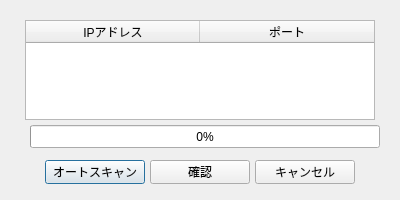
<?xml version="1.0" encoding="UTF-8"?>
<ui version="4.0">
 <class>AutoScan</class>
 <widget class="QDialog" name="AutoScan">
  <property name="geometry">
   <rect>
    <x>0</x>
    <y>0</y>
    <width>400</width>
    <height>200</height>
   </rect>
  </property>
  <property name="windowTitle">
   <string>オートスキャン</string>
  </property>
  <property name="windowIcon">
   <iconset>
    <normaloff>:/images/images/radar.png</normaloff>:/images/images/radar.png</iconset>
  </property>
  <widget class="QTableWidget" name="tableWidget">
   <property name="geometry">
    <rect>
     <x>25</x>
     <y>20</y>
     <width>350</width>
     <height>100</height>
    </rect>
   </property>
   <attribute name="horizontalHeaderCascadingSectionResizes">
    <bool>true</bool>
   </attribute>
   <attribute name="horizontalHeaderDefaultSectionSize">
    <number>174</number>
   </attribute>
   <attribute name="horizontalHeaderHighlightSections">
    <bool>true</bool>
   </attribute>
   <column>
    <property name="text">
     <string>IPアドレス</string>
    </property>
   </column>
   <column>
    <property name="text">
     <string>ポート</string>
    </property>
   </column>
  </widget>
  <widget class="QProgressBar" name="progressBar">
   <property name="geometry">
    <rect>
     <x>30</x>
     <y>125</y>
     <width>350</width>
     <height>23</height>
    </rect>
   </property>
   <property name="value">
    <number>0</number>
   </property>
  </widget>
  <widget class="QPushButton" name="pushButton">
   <property name="geometry">
    <rect>
     <x>45</x>
     <y>160</y>
     <width>100</width>
     <height>24</height>
    </rect>
   </property>
   <property name="text">
    <string>オートスキャン</string>
   </property>
  </widget>
  <widget class="QPushButton" name="pushButton_2">
   <property name="geometry">
    <rect>
     <x>150</x>
     <y>160</y>
     <width>100</width>
     <height>24</height>
    </rect>
   </property>
   <property name="text">
    <string>確認</string>
   </property>
  </widget>
  <widget class="QPushButton" name="pushButton_3">
   <property name="geometry">
    <rect>
     <x>255</x>
     <y>160</y>
     <width>100</width>
     <height>24</height>
    </rect>
   </property>
   <property name="text">
    <string>キャンセル</string>
   </property>
  </widget>
 </widget>
 <resources>
  <include location="resources.qrc"/>
 </resources>
 <connections>
  <connection>
   <sender>pushButton_3</sender>
   <signal>clicked()</signal>
   <receiver>AutoScan</receiver>
   <slot>reject()</slot>
   <hints>
    <hint type="sourcelabel">
     <x>299</x>
     <y>170</y>
    </hint>
    <hint type="destinationlabel">
     <x>376</x>
     <y>169</y>
    </hint>
   </hints>
  </connection>
 </connections>
</ui>
